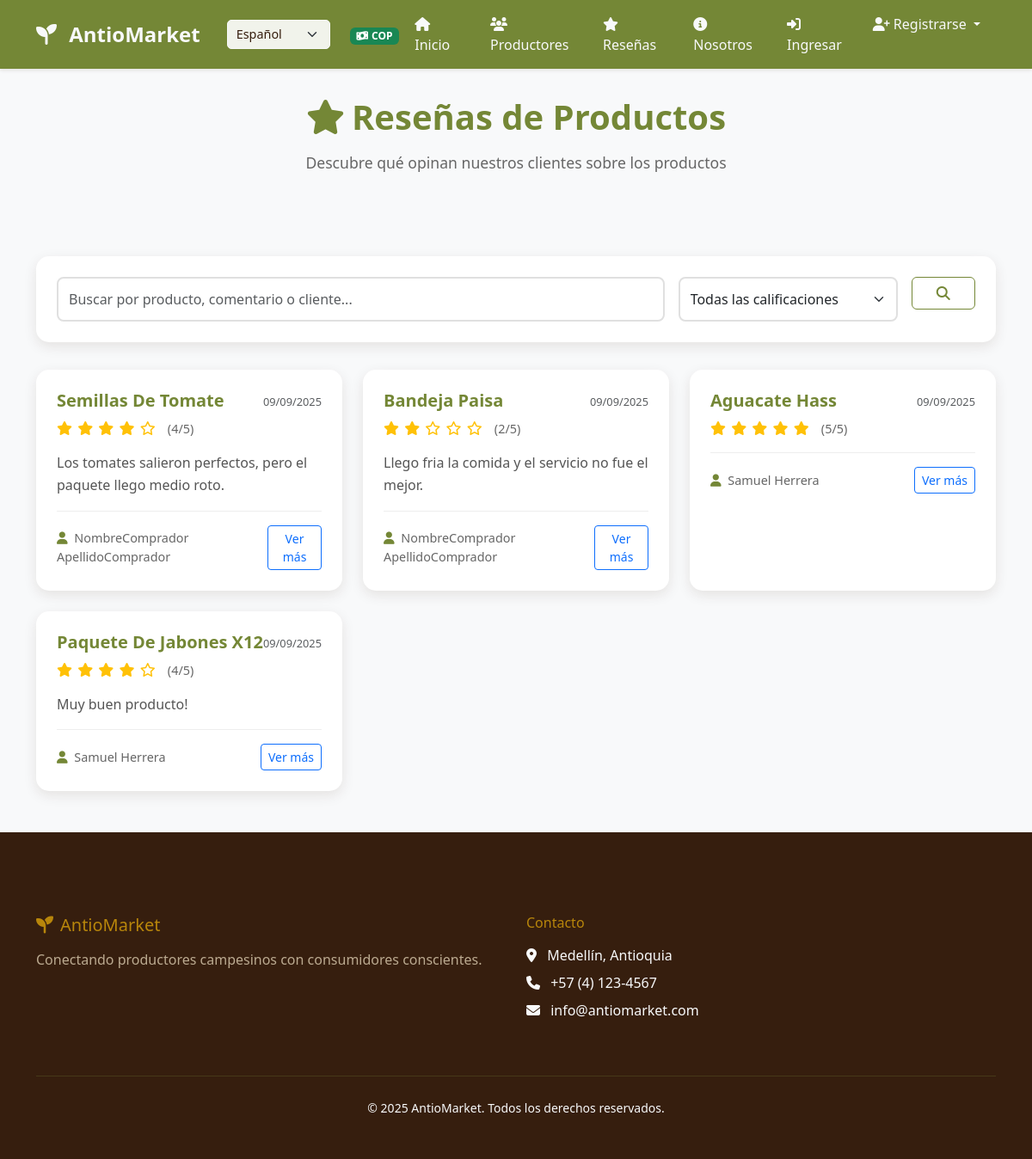
The page /es/reseñas/ on the database as committed earlier.
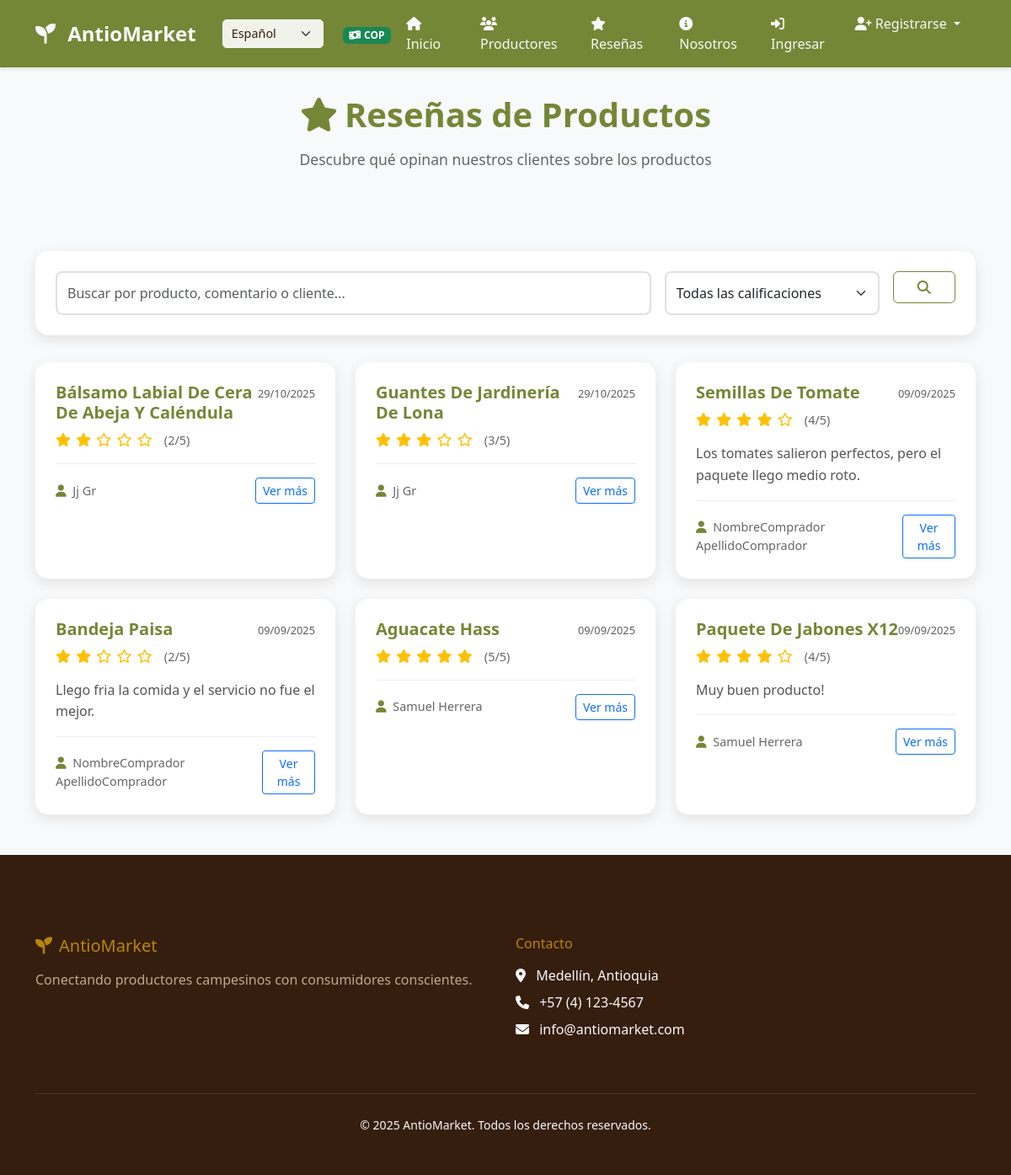
The same page on the database as committed later.
### reseñas/models.py (models this page shows, shortened)
class Reseña(models.Model):
    producto = models.ForeignKey("productos.Producto", on_delete=models.CASCADE)
    cliente = models.ForeignKey("cuentas.CuentaCliente", on_delete=models.CASCADE)
    contenido = models.TextField(blank=True, null=True, help_text="Comentario opcional sobre el producto")
    calificacion = models.IntegerField(
        validators=[MinValueValidator(1), MaxValueValidator(5)],
        help_text="Calificación de 1 a 5 estrellas"
    )
    fecha = models.DateTimeField(auto_now_add=True)
    class Meta:
        unique_together = ('producto', 'cliente')  # Un cliente solo puede reseñar un producto una vez
        verbose_name = "Reseña"
        verbose_name_plural = "Reseñas"

### productos/models.py (models this page shows, shortened)
class Producto(models.Model):
    vendedor = models.ForeignKey("cuentas.CuentaVendedor", on_delete=models.CASCADE)
    nombre = models.CharField(max_length=100)
    descripcion = models.TextField()
    precio = models.DecimalField(max_digits=10, decimal_places=2)
    stock = models.IntegerField()
    categoria = models.CharField(max_length=50)
    imagen = models.ImageField(upload_to='productos/', blank=True, null=True, default='default.jpg')

### cuentas/models.py (models this page shows, shortened)
class CuentaCliente(models.Model):
    usuario = models.OneToOneField(Usuario, on_delete=models.CASCADE)
    direccion = models.CharField(max_length=200)

class Usuario(AbstractUser):
    is_cliente = models.BooleanField(default=False)
    is_vendedor = models.BooleanField(default=False)

### productos/context_processors.py (called while the page is built)
def currency_context(request):
    current_language = get_language()
    currency = 'USD' if current_language == 'en' else 'COP'
    return {
        'CURRENT_CURRENCY': currency,
        'CURRENCY_SYMBOL': CurrencyService.get_currency_symbol(currency),
        'currency_service': CurrencyService,
    }

### productos/currency_service.py (called while the page is built)
    @staticmethod
    def get_currency_symbol(currency_code):
        symbols = {
            'COP': '$',
            'USD': 'US$',
            'EUR': '€',
            'GBP': '£'
        }
        return symbols.get(currency_code, currency_code)

### reseñas/views.py (called while the page is built)
    def get_queryset(self):
        queryset = super().get_queryset()
        busqueda = self.request.GET.get('busqueda')
        calificacion = self.request.GET.get('calificacion')
        if busqueda:
            queryset = queryset.filter(
                Q(contenido__icontains=busqueda) |
                Q(producto__nombre__icontains=busqueda) |
                Q(cliente__usuario__first_name__icontains=busqueda)
            )
        if calificacion:
            queryset = queryset.filter(calificacion=calificacion)
        return queryset

### reseñas/templates/reseñas/lista_reseñas.html (shortened to what this page needs)
{% extends 'base.html' %}
{% load i18n %}
{% block extra_css %}
{% load static %}
<link rel="stylesheet" href="{% static 'css/home.css' %}">
<link rel="stylesheet" href="{% static 'reseñas/css/reseñas.css' %}">
{% endblock %}
{% block content %}
<div class="container">
    <div class="reseñas-header">
        <h1><i class="fas fa-star me-2"></i>{% trans "Reseñas de Productos" %}</h1>
        <p class="lead">{% trans "Descubre qué opinan nuestros clientes sobre los productos" %}</p>
    </div>
    <div class="filtros-container">
        <form method="GET" class="row g-3">
            <div class="col-md-8">
                <input type="text" name="busqueda" class="form-control"
                       placeholder="{% trans 'Buscar por producto, comentario o cliente...' %}"
                       value="{{ request.GET.busqueda }}">
            </div>
            <div class="col-md-3">
                <select name="calificacion" class="form-select">
                    <option value="">{% trans "Todas las calificaciones" %}</option>
                </select>
            </div>
            <div class="col-md-1">
                <button type="submit" class="btn btn-outline-success w-100">
                    <i class="fas fa-search"></i>
                </button>
            </div>
        </form>
    </div>
    <div class="reseñas-grid">
        {% for reseña in reseñas %}
        <div class="reseña-card">
            <div class="reseña-header">
                <div class="producto-info">
                    <h5><a href="{% url 'productos:detalle_producto' reseña.producto.pk %}">{{ reseña.producto.nombre }}</a></h5>
                    <div class="calificacion">
                        {% for i in "12345" %}
                            {% if forloop.counter <= reseña.calificacion %}
                                <i class="fas fa-star"></i>
                            {% else %}
                                <i class="far fa-star"></i>
                            {% endif %}
                        {% endfor %}
                        <span class="calificacion-numero">({{ reseña.calificacion }}/5)</span>
                    </div>
                </div>
                <div class="fecha">
                    <small class="text-muted">{{ reseña.fecha|date:"d/m/Y" }}</small>
                </div>
            </div>
            <div class="reseña-contenido">
                <p>{{ reseña.contenido|truncatewords:20 }}</p>
            </div>
            <div class="reseña-footer">
                <div class="cliente-info">
                    <i class="fas fa-user me-1"></i>
                    <span>{{ reseña.cliente.usuario.first_name }} {{ reseña.cliente.usuario.last_name }}</span>
                </div>
                <a href="{% url 'reseñas:detalle_reseña' reseña.pk %}" class="btn btn-sm btn-outline-primary">
                    {% trans "Ver más" %}
                </a>
            </div>
        </div>
        {% endfor %}
    </div>
</div>
{% endblock %}

### mercado_campesino/templates/base.html (shortened to what this page needs)
{% load i18n %}
{% load static %}
<!DOCTYPE html>
<html lang="{{ LANGUAGE_CODE }}">
<head>
    <link href="https://cdn.jsdelivr.net/npm/bootstrap@5.3.0/dist/css/bootstrap.min.css" rel="stylesheet">
    <link rel="stylesheet" href="https://cdnjs.cloudflare.com/ajax/libs/font-awesome/6.4.0/css/all.min.css">
    <link rel="stylesheet" href="{% static 'css/base.css' %}">
    {% block extra_css %}{% endblock %}
</head>
<body>
    <nav class="navbar navbar-expand-lg">
        <div class="container">
            <a class="navbar-brand" href="{% url 'productos:home' %}">
                <i class="fas fa-seedling me-2"></i>
                AntioMarket
            </a>
            <div class="language-selector">
                <form action="{% url 'set_language' %}" method="post">
                    <select name="language" onchange="this.form.submit()" class="form-select form-select-sm">
                        {% get_current_language as LANGUAGE_CODE %}
                        {% get_available_languages as LANGUAGES %}
                        {% for lang_code, lang_name in LANGUAGES %}
                            <option value="{{ lang_code }}" {% if lang_code == LANGUAGE_CODE %}selected{% endif %}>
                                {{ lang_name }}
                            </option>
                        {% endfor %}
                    </select>
                </form>
            </div>
            <div class="currency-indicator ms-2">
                <span class="badge bg-success">
                    <i class="fas fa-money-bill-wave me-1"></i>{{ CURRENT_CURRENCY }}
                </span>
            </div>
            <div class="navbar-nav me-auto">
                <a class="nav-link" href="{% url 'productos:home' %}">
                    <i class="fas fa-home me-1"></i>{% trans "Inicio" %}
                </a>
                <a class="nav-link" href="{% url 'cuentas:lista_vendedores' %}">
                    <i class="fas fa-users me-1"></i>{% trans "Productores" %}
                </a>
                <a class="nav-link" href="{% url 'reseñas:lista_reseñas' %}">
                    <i class="fas fa-star me-1"></i>{% trans "Reseñas" %}
                </a>
                <a class="nav-link" href="{% url 'productos:nosotros' %}">
                    <i class="fas fa-info-circle me-1"></i>{% trans "Nosotros" %}
                </a>
            </div>
            <div class="navbar-nav">
                {% if user.is_authenticated %}
                    <div class="nav-item dropdown">
                        <a class="nav-link dropdown-toggle" href="#" role="button" data-bs-toggle="dropdown">
                            <i class="fas fa-user me-1"></i>{{ user.first_name|default:user.username }}
                        </a>
                        <ul class="dropdown-menu">
                            {% if user.is_vendedor %}
                                <li><a class="dropdown-item" href="{% url 'cuentas:perfil_vendedor' %}">
                                    <i class="fas fa-user-circle me-2"></i>{% trans "Mi Perfil" %}
                                </a></li>
                                <li><a class="dropdown-item" href="{% url 'productos:mis_productos' %}">
                                    <i class="fas fa-box me-2"></i>{% trans "Mis Productos" %}
                                </a></li>
                            {% endif %}
                            {% if user.is_cliente %}
                                <li><a class="dropdown-item" href="{% url 'cuentas:perfil_cliente' %}">
                                    <i class="fas fa-user-circle me-2"></i>{% trans "Mi Perfil" %}
                                </a></li>
                                <li><a class="dropdown-item" href="{% url 'pedidos:mis_pedidos' %}">
                                    <i class="fas fa-shopping-bag me-2"></i>{% trans "Mis Pedidos" %}
                                </a></li>
                            {% endif %}
                            <li><hr class="dropdown-divider"></li>
                            <li class="dropdown-item logout-btn">
                                <form method="post" action="{% url 'cuentas:logout' %}" style="display: inline;">
                                    {% csrf_token %}
                                    <button type="submit" class="dropdown-item border-0 bg-transparent text-start w-100" style="cursor: pointer;">
                                        <i class="fas fa-sign-out-alt me-2"></i>{% trans "Cerrar Sesión" %}
                                    </button>
                                </form>
                            </li>
                        </ul>
                    </div>
                {% else %}
                    <a class="nav-link" href="{% url 'cuentas:login' %}">
                        <i class="fas fa-sign-in-alt me-1"></i>{% trans "Ingresar" %}
                    </a>
                    <div class="nav-item dropdown">
                        <a class="nav-link dropdown-toggle" href="#" role="button" data-bs-toggle="dropdown">
                            <i class="fas fa-user-plus me-1"></i>{% trans "Registrarse" %}
                        </a>
                    </div>
                {% endif %}
            </div>
        </div>
    </nav>
    <main class="container-fluid px-0">
        {% block content %}
        {% endblock %}
    </main>
    <footer class="footer mt-auto pt-5">
        <div class="container py-5">
            <div class="row">
                <div class="col-lg-6 col-md-6 mb-4">
                    <h5 class="mb-3">
                        <i class="fas fa-seedling me-2"></i>AntioMarket
                    </h5>
                    <p class="text-muted">
                        {% trans "Conectando productores campesinos con consumidores conscientes." %}
                    </p>
                </div>
                <div class="col-lg-6 col-md-6 mb-4">
                    <h6 class="mb-3">{% trans "Contacto" %}</h6>
                    <ul class="list-unstyled">
                        <li class="mb-2">
                            <i class="fas fa-map-marker-alt me-2"></i>
                            {% trans "Medellín, Antioquia" %}
                        </li>
                        <li class="mb-2">
                            <i class="fas fa-phone me-2"></i>
                            +57 (4) 123-4567
                        </li>
                        <li class="mb-2">
                            <i class="fas fa-envelope me-2"></i>
                            info@antiomarket.com
                        </li>
                    </ul>
                </div>
            </div>
            <hr class="my-4">
            <div class="row align-items-center">
                <div class="col-12 text-center">
                    <small>&copy; {% now "Y" %} AntioMarket. {% trans "Todos los derechos reservados." %}</small>
                </div>
            </div>
        </div>
    </footer>
</body>
</html>

### mercado_campesino/static/css/base.css (style rules this page uses)
:root { --color-fondo: #f3e6c7; --color-primario: #361e0e; --color-secundario: #c38640; --color-verde-oscuro: #4f652f; --color-verde-claro: #748736; }
body { background-color: var(--color-fondo); display: flex; flex-direction: column; min-height: 100vh; color: var(--color-primario); }
.language-selector { margin: 0 15px; }
.language-selector select { width: 120px; padding: 5px 10px; border-radius: 5px; border: 1px solid var(--color-fondo); background-color: rgba(255, 255, 255, 0.9); color: var(--color-primario); font-size: 0.9rem; cursor: pointer; transition: all 0.3s ease; }
.navbar { background-color: var(--color-verde-oscuro) !important; box-shadow: 0 2px 4px rgba(54, 30, 14, 0.1); }
.navbar-brand { font-weight: bold; color: var(--color-fondo) !important; font-size: 1.5rem; }
.navbar-nav .nav-link { color: var(--color-fondo) !important; font-weight: 500; margin: 0 10px; transition: color 0.3s ease; }
.footer { background-color: var(--color-primario); color: var(--color-fondo); margin-top: auto; }
.footer h5, .footer h6 { color: var(--color-secundario); }
.footer .text-muted { color: rgba(243, 230, 199, 0.7) !important; }
.footer hr { border-color: var(--color-verde-oscuro); }
main { flex: 1; background-color: var(--color-fondo); }

### productos/static/css/home.css (style rules this page uses)
.form-select { border-radius: 20px; padding: 10px 20px; border: 2px solid var(--color-secundario); background-color: white; }
.form-control { border-radius: 20px; padding: 10px 20px; border: 2px solid var(--color-secundario); }

### reseñas/static/reseñas/css/reseñas.css (style rules this page uses)
:root { --color-verde-oscuro: #748736; --color-verde-claro: #a4b571; --color-secundario: #b8860b; --color-fondo: #f8f9fa; }
.reseñas-header { text-align: center; margin-bottom: 3rem; padding: 2rem 0; }
.reseñas-header h1 { color: var(--color-verde-oscuro); font-weight: bold; margin-bottom: 1rem; }
.reseñas-header .lead { color: #666; font-size: 1.1rem; }
.filtros-container { background: white; padding: 1.5rem; border-radius: 15px; box-shadow: 0 5px 15px rgba(54, 30, 14, 0.1); margin-bottom: 2rem; }
.reseñas-grid { display: grid; grid-template-columns: repeat(auto-fill, minmax(350px, 1fr)); gap: 1.5rem; margin-bottom: 3rem; }
.reseña-card { background: white; border-radius: 15px; padding: 1.5rem; box-shadow: 0 5px 15px rgba(54, 30, 14, 0.1); transition: transform 0.3s ease, box-shadow 0.3s ease; }
.reseña-header { display: flex; justify-content: space-between; align-items: flex-start; margin-bottom: 1rem; }
.producto-info h5 { color: var(--color-verde-oscuro); margin-bottom: 0.5rem; font-weight: bold; }
.producto-info h5 a { color: var(--color-verde-oscuro); text-decoration: none; }
.calificacion { color: #ffc107; font-size: 1rem; }
.calificacion i { margin-right: 2px; }
.calificacion-numero { color: #666; font-size: 0.9rem; margin-left: 0.5rem; }
.fecha small { font-size: 0.8rem; }
.reseña-contenido { margin: 1rem 0; }
.reseña-contenido p { color: #555; line-height: 1.6; margin-bottom: 0; }
.reseña-footer { display: flex; justify-content: space-between; align-items: center; padding-top: 1rem; border-top: 1px solid #eee; }
.cliente-info { color: #666; font-size: 0.9rem; }
.cliente-info i { color: var(--color-verde-oscuro); }
.form-control, .form-select { border: 2px solid #e0e0e0; border-radius: 8px; padding: 0.75rem; transition: border-color 0.3s ease; }
.btn-outline-success { color: var(--color-verde-oscuro); border-color: var(--color-verde-oscuro); }

Rows that differ between the two databases and show on the page:
added Reseña: producto.nombre "Bálsamo Labial De Cera De Abeja Y Caléndula", calificacion "2", fecha "29/10/2025", cliente.usuario.first_name "Jj", cliente.usuario.last_name "Gr"
added Reseña: producto.nombre "Guantes De Jardinería De Lona", calificacion "3", fecha "29/10/2025", cliente.usuario.first_name "Jj", cliente.usuario.last_name "Gr"
